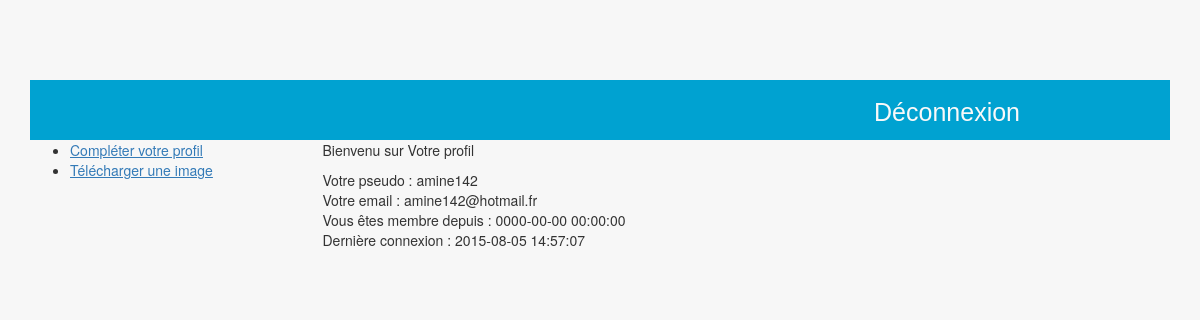
Before: /profile.php (signed in) with the older database file.
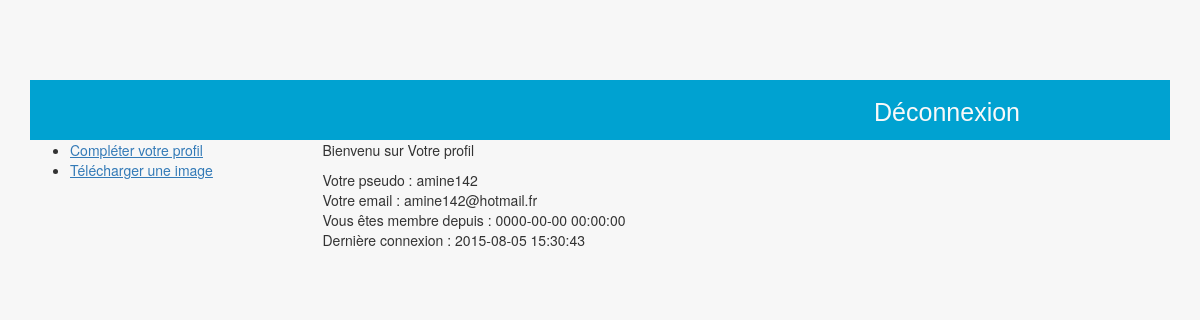
After: the same page with the newer database file.
### tables this page shows
CREATE TABLE IF NOT EXISTS `users` (
`id_user` int(11) NOT NULL,
  `user_name` varchar(45) NOT NULL,
  `user_email` varchar(45) NOT NULL,
  `user_pass` varchar(230) NOT NULL,
  `user_firstname` varchar(45) NOT NULL,
  `user_lastname` varchar(45) NOT NULL,
  `user_adress` varchar(100) NOT NULL,
  `user_zipcode` varchar(5) NOT NULL,
  `last_login` timestamp NOT NULL DEFAULT '0000-00-00 00:00:00',
  `date_created` timestamp NOT NULL DEFAULT '0000-00-00 00:00:00',
  `date_updated` timestamp NOT NULL DEFAULT '0000-00-00 00:00:00'
);

### profile.php (the view, shortened to what this page needs)
<?php
require_once 'db.inc.php';
$user_id = $_SESSION["user_session"];
$action = isset($_GET["action"])?$_GET["action"]:"";
switch ($action){
    default:
    try{
      $stmt = $db_connexion->prepare("SELECT * FROM users where id_user=:user");
      $stmt->bindparam(":user", $user_id);
      $stmt->execute();
      $user = $stmt->fetch();
    }catch(PDOException $e){
       echo $e->getMessage();
    }
    $out = '';
    $out .= "Votre pseudo : ".$user["user_name"]."<br/>";
    $out .= "Votre email : ".$user["user_email"]."<br/>";
    $out .= "Vous êtes membre depuis : ".$user["date_created"]."<br/>";
    $out .= "Dernière connexion : ".$user["last_login"]."<br/>" ;
    break;
  }
?>
<!DOCTYPE html PUBLIC "-//W3C//DTD XHTML 1.0 Transitional//EN" "http://www.w3.org/TR/xhtml1/DTD/xhtml1-transitional.dtd">
<html xmlns="http://www.w3.org/1999/xhtml">
<head>
<link rel="stylesheet" href="bootstrap/css/bootstrap.min.css" type="text/css"  />
<link rel="stylesheet" href="style.css" type="text/css"  />
</head>
<body>
<div class="container">
    <div class="header">
      <div class="right"><a href="logout.php?logout=true"> Déconnexion </a></div>
    </div>
    <div class="row">
    	<div class="col-md-3">
    		<ul>
    			<li><a href="profile.php?action=modifier&id=<?php echo $user_id ?>">Compléter votre profil</a></li>
    			<li><a href="profile.php?action=image&id=<?php echo $user_id ?>">Télécharger une image</a></li>
    		</ul>
    	</div>
    	<div class="col-md-9">
        <p>Bienvenu sur Votre profil</p>
            <?php
               echo $out;
            ?>
    	</div>
    </div>
</div>
</body>
</html>

### style.css (style rules this page uses)
body { padding-bottom: 40px; background-color: #f7f7f7; }
.container { margin-top:80px; }
a { text-decoration:underline; }
.header { text-align:center; font-size:25px; color:#fff; background:#00a2d1; height:60px; width:100%; }
.header a { color:#f9f9f9; font-family:Verdana, Geneva, sans-serif; font-size:25px; text-decoration:none; position:relative; top:15px; }
.header .right { float:right; position:relative; right:150px; }

Changed rows visible on the page:
changed users "amine142": last_login "2015-08-05 14:57:07" → "2015-08-05 15:30:43"
